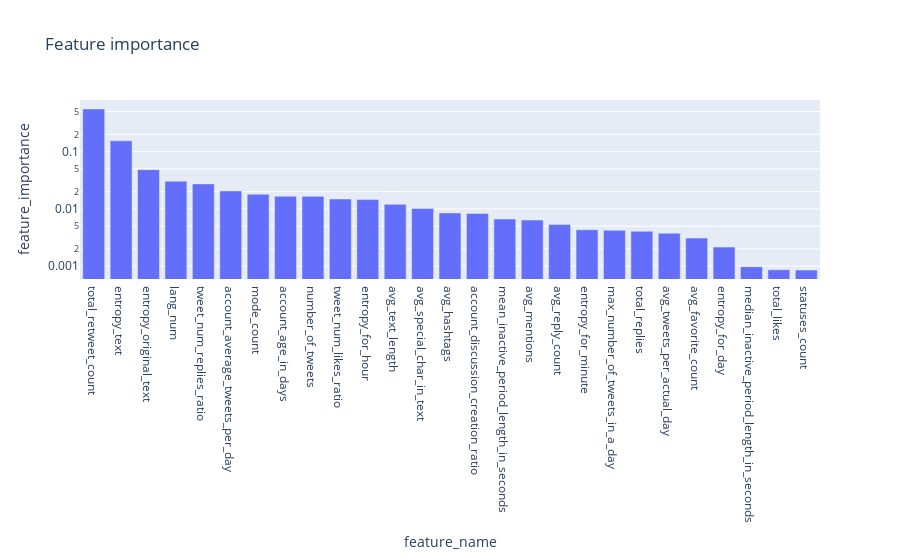

Notebook cell for this chart:
### Code cell
fold_classify_and_plot2(df, label, cv=10, max_tree_depth= 10, criterion="entropy") # no fit

### Figure 1 — Plotly figure (JSON) as saved in the notebook; plotly's stock layout.template omitted (floating-point values rounded to 4 significant figures)
{"data": [{"alignmentgroup": "True", "hovertemplate": "feature_name=%{x}<br>feature_importance=%{y}<extra></extra>", "legendgroup": "", "marker": {"color": "#636efa", "pattern": {"shape": ""}}, "name": "", "offsetgroup": "", "orientation": "v", "showlegend": false, "textposition": "auto", "type": "bar", "x": ["total_retweet_count", "entropy_text", "entropy_original_text", "lang_num", "tweet_num_replies_ratio", "account_average_tweets_per_day", "mode_count", "account_age_in_days", "number_of_tweets", "tweet_num_likes_ratio", "entropy_for_hour", "avg_text_length", "avg_special_char_in_text", "avg_hashtags", "account_discussion_creation_ratio", "mean_inactive_period_length_in_seconds", "avg_mentions", "avg_reply_count", "entropy_for_minute", "max_number_of_tweets_in_a_day", "total_replies", "avg_tweets_per_actual_day", "avg_favorite_count", "entropy_for_day", "median_inactive_period_length_in_seconds", "total_likes", "statuses_count"], "xaxis": "x", "y": [0.5571, 0.1542, 0.0484, 0.03048, 0.0273, 0.02058, 0.01798, 0.01656, 0.01654, 0.01486, 0.01452, 0.01197, 0.01015, 0.00848, 0.00831, 0.006643, 0.006366, 0.005348, 0.004305, 0.004227, 0.00406, 0.003749, 0.00308, 0.002146, 0.0009748, 0.000862, 0.0008515], "yaxis": "y"}], "layout": {"barmode": "relative", "legend": {"tracegroupgap": 0}, "title": {"text": "Feature importance"}, "xaxis": {"anchor": "y", "domain": [0, 1], "title": {"text": "feature_name"}}, "yaxis": {"anchor": "x", "domain": [0, 1], "title": {"text": "feature_importance"}, "type": "log"}}}
